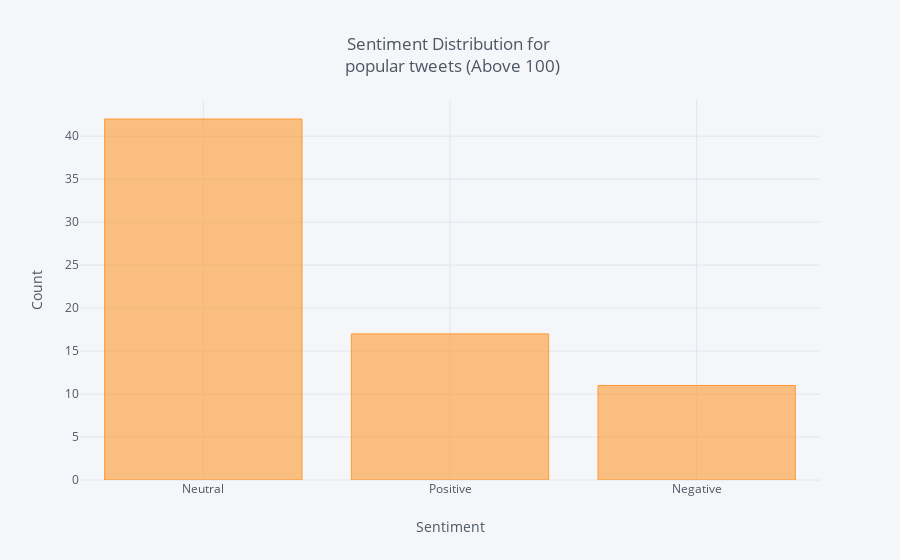

The cell this chart's notebook holds for it:
### Code cell
df_popular = df[df['rt_count'] >= 100]
df_popular['Sentiment'].value_counts().iplot(kind='bar', xTitle='Sentiment',
                                    yTitle='Count', title = 'Sentiment Distribution for <br> popular tweets (Above 100)')

### Figure 1 — Plotly figure (JSON) as saved in the notebook; plotly's stock layout.template omitted (floating-point values rounded to 4 significant figures)
{"data": [{"marker": {"color": "rgba(255, 153, 51, 0.6)", "line": {"color": "rgba(255, 153, 51, 1.0)", "width": 1}}, "name": "Sentiment", "orientation": "v", "text": "", "type": "bar", "uid": "e314493f-3b7f-4bb9-975d-a182bd7cd706", "x": ["Neutral", "Positive", "Negative"], "y": [42, 17, 11]}], "layout": {"legend": {"bgcolor": "#F5F6F9", "font": {"color": "#4D5663"}}, "paper_bgcolor": "#F5F6F9", "plot_bgcolor": "#F5F6F9", "title": {"font": {"color": "#4D5663"}, "text": "Sentiment Distribution for <br> popular tweets (Above 100)"}, "xaxis": {"gridcolor": "#E1E5ED", "showgrid": true, "tickfont": {"color": "#4D5663"}, "title": {"font": {"color": "#4D5663"}, "text": "Sentiment"}, "zerolinecolor": "#E1E5ED"}, "yaxis": {"gridcolor": "#E1E5ED", "showgrid": true, "tickfont": {"color": "#4D5663"}, "title": {"font": {"color": "#4D5663"}, "text": "Count"}, "zerolinecolor": "#E1E5ED"}}}
